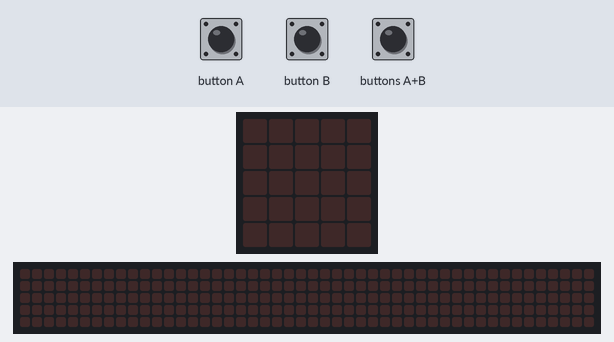
Simulated run of this program. Board: BBC micro:bit (MakeCode). Shown: the board's 5×5 LED display, a strip that is not on the board, showing the scrolling text unrolled. The test bench sets the inputs (shaded band). The 48×5 strip is a reading aid, not a part: it shows the text the display is scrolling, unrolled, one strip-width of it at a time.

Above: at 1.2 s.
1.3 s: button A pressed for 0.15 s
At 1.9 s:
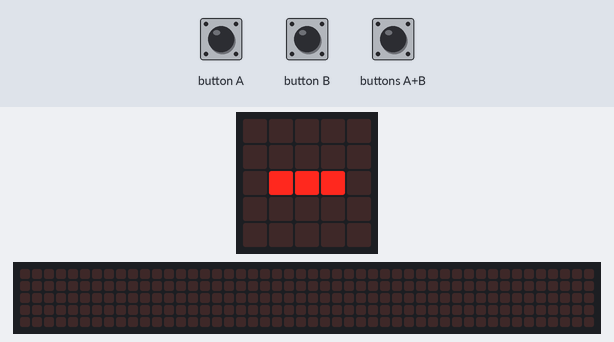
3.5 s: buttons A+B pressed for 0.15 s
At 5.31 s:
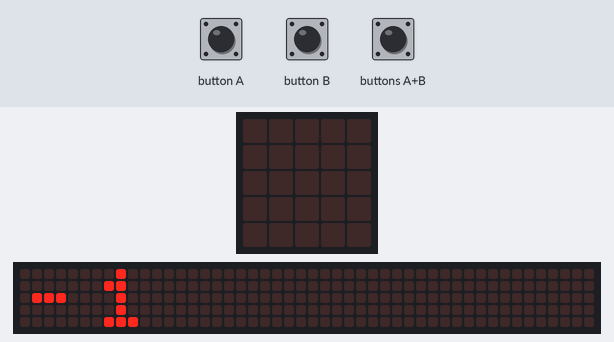
6.5 s: button B pressed for 0.15 s
At 7.1 s:
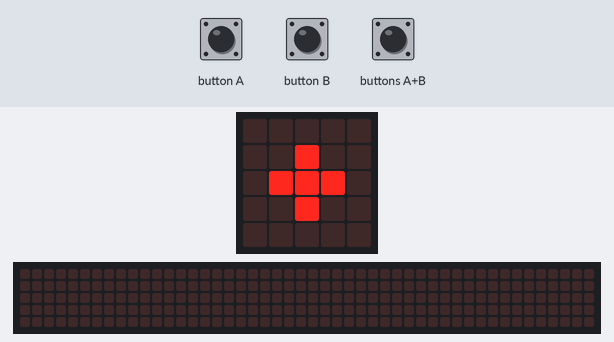
8.7 s: buttons A+B pressed for 1 s
At 10.1 s:
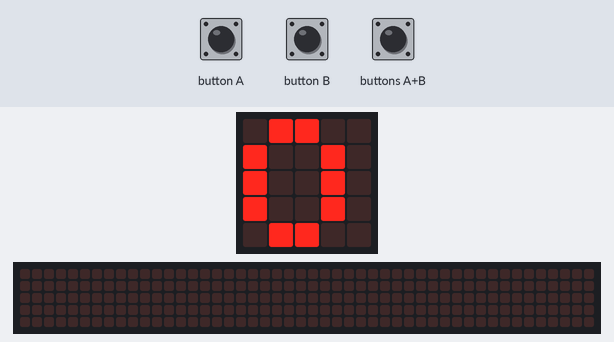
11.8 s: button A pressed for 0.15 s
At 12.4 s:
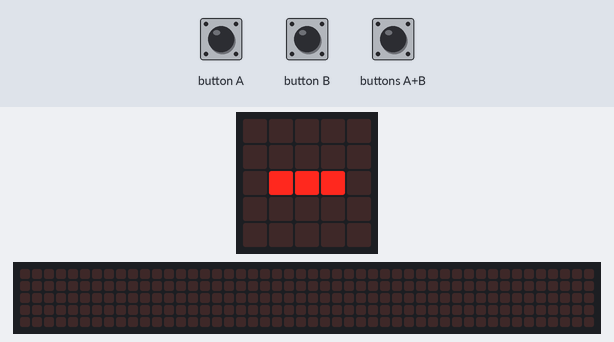
14.0 s: buttons A+B pressed 2 times (0.12 s each, 0.3 s apart)
At 16.17 s:
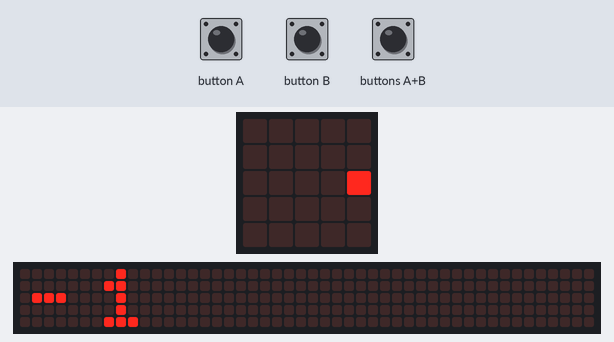
Timing chart, 0 to 17.7 s (numbered marks = the images above; inputs shaded):
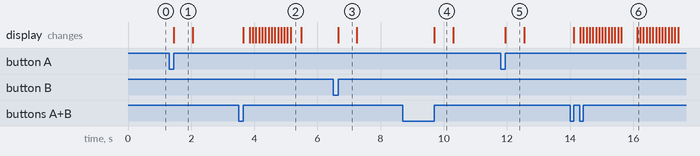

The program:

main.ts
```typescript
let points = 0
basic.forever(function on_forever() {
    input.onButtonPressed(Button.A, () => {
        points -= 1
        basic.showString("-", 100)
        pause(100)
        basic.clearScreen()
    })

    input.onButtonPressed(Button.B, () => {
        points += 1
        basic.showString("+", 100)
        pause(100)
        basic.clearScreen()
    })

    input.onButtonPressed(Button.AB, () => {
        basic.showNumber(points, 100)
        pause(100)
        basic.clearScreen()
    })
})
```

test.ts
```typescript
// testes vão aqui; isto não será compilado quando este pacote for usado como uma extensão.
```

Measured:
- after the input at 1.3 s, the display: changes after 0.15 s (image 1)
- after the input at 3.5 s, the display: changes after 0.15 s (image 2)
- after the input at 6.5 s, the display: changes after 0.15 s (image 3)
- after the input at 8.7 s, the display: changes after 1.0 s (image 4)
- after the input at 11.8 s, the display: changes after 0.15 s (image 5)
- after the input at 14.0 s, the display: first changes after 0.12 s (image 6 shows a later state)
- what the display in image 1 shows lasts 0.6 s, from 1.5 s to 2.1 s
